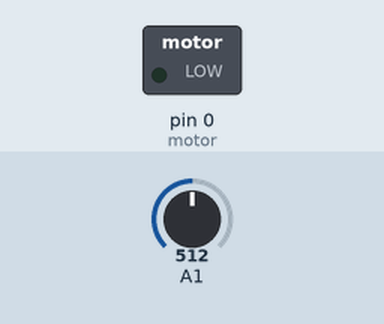
A sketch run on a simulated Arduino Uno, built with avr-gcc and run on an emulated ATmega328P. On the bench: switched loads named in the sketch (green lamp = pin HIGH). Inputs (shaded band) come from the test bench; at power-on: A1 = 512.

Above: at 1.3 s.
1.4 s: A1 set to 215
2.9 s: A1 set to 197
At 4.2 s:
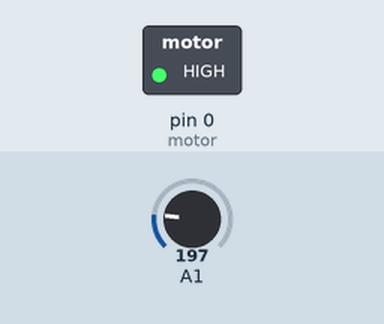
4.5 s: A1 set to 306
At 5.5 s:
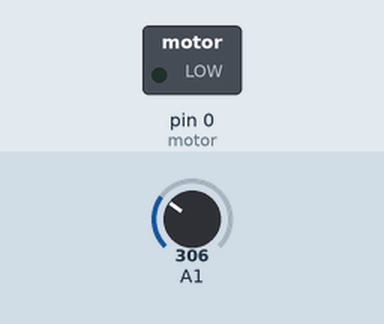
6.0 s: A1 set to 122
At 6.6 s:
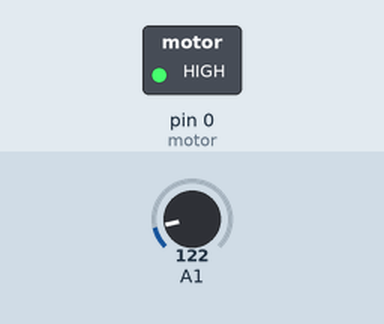
Timing chart, 0 to 8.5 s (numbered marks = the images above; inputs shaded):
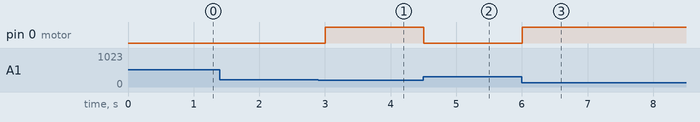

The sketch:

VibratingMotor_Light_Gemma.ino
```cpp
//tomas de camino
//Gemma robot

#define sense 256

int motor = 0; //motor de vibracion de 3V
int sensorValue = 0;

void setup() {
  pinMode(motor, OUTPUT);
  pinMode(1,INPUT); //fotoresitor

}

void loop() {
    sensorValue =analogRead(1);
    if(sensorValue < sense){
      analogWrite(motor,map(255-constrain(sensorValue,0,255),0,255,100,255));
    }else{
      analogWrite(motor, LOW);
    }
    delay(500);
}
```

Measured:
- the behaviour switches between 209 and 208 on A1 (found by bisection; images 0 and 1)
- after the input at 1.4 s, every drawn part: stays the same
- after the input at 2.9 s, pin 0 (motor): LOW → HIGH after 0.10 s
- after the input at 4.5 s, pin 0 (motor): HIGH → LOW at once
- after the input at 6.0 s, pin 0 (motor): LOW → HIGH at once
